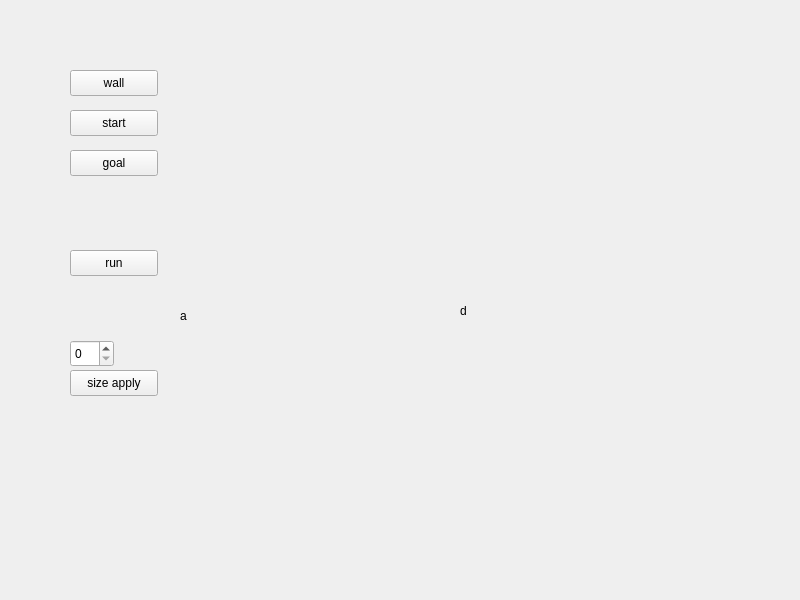
<?xml version="1.0" encoding="UTF-8"?>
<ui version="4.0">
 <class>MainWindow</class>
 <widget class="QMainWindow" name="MainWindow">
  <property name="geometry">
   <rect>
    <x>0</x>
    <y>0</y>
    <width>800</width>
    <height>600</height>
   </rect>
  </property>
  <property name="windowTitle">
   <string>MainWindow</string>
  </property>
  <widget class="QWidget" name="centralwidget">
   <widget class="QPushButton" name="btn_wall">
    <property name="geometry">
     <rect>
      <x>70</x>
      <y>70</y>
      <width>88</width>
      <height>26</height>
     </rect>
    </property>
    <property name="text">
     <string>wall</string>
    </property>
   </widget>
   <widget class="QPushButton" name="btn_start">
    <property name="geometry">
     <rect>
      <x>70</x>
      <y>110</y>
      <width>88</width>
      <height>26</height>
     </rect>
    </property>
    <property name="text">
     <string>start</string>
    </property>
   </widget>
   <widget class="QPushButton" name="btn_goal">
    <property name="geometry">
     <rect>
      <x>70</x>
      <y>150</y>
      <width>88</width>
      <height>26</height>
     </rect>
    </property>
    <property name="text">
     <string>goal</string>
    </property>
   </widget>
   <widget class="QPushButton" name="btn_run">
    <property name="geometry">
     <rect>
      <x>70</x>
      <y>250</y>
      <width>88</width>
      <height>26</height>
     </rect>
    </property>
    <property name="text">
     <string>run</string>
    </property>
   </widget>
   <widget class="map_widget" name="map_area2" native="true">
    <property name="geometry">
     <rect>
      <x>480</x>
      <y>70</y>
      <width>281</width>
      <height>191</height>
     </rect>
    </property>
   </widget>
   <widget class="QLabel" name="lbl_astar">
    <property name="geometry">
     <rect>
      <x>180</x>
      <y>270</y>
      <width>281</width>
      <height>91</height>
     </rect>
    </property>
    <property name="text">
     <string>a</string>
    </property>
   </widget>
   <widget class="QLabel" name="lbl_dijk">
    <property name="geometry">
     <rect>
      <x>460</x>
      <y>270</y>
      <width>301</width>
      <height>81</height>
     </rect>
    </property>
    <property name="text">
     <string>d</string>
    </property>
   </widget>
   <widget class="map_widget" name="map_area" native="true">
    <property name="geometry">
     <rect>
      <x>180</x>
      <y>70</y>
      <width>281</width>
      <height>191</height>
     </rect>
    </property>
   </widget>
   <widget class="QSpinBox" name="spin_size">
    <property name="geometry">
     <rect>
      <x>70</x>
      <y>340</y>
      <width>44</width>
      <height>27</height>
     </rect>
    </property>
   </widget>
   <widget class="QPushButton" name="btn_apply">
    <property name="geometry">
     <rect>
      <x>70</x>
      <y>370</y>
      <width>88</width>
      <height>26</height>
     </rect>
    </property>
    <property name="text">
     <string>size apply</string>
    </property>
   </widget>
  </widget>
 </widget>
 <customwidgets>
  <customwidget>
   <class>map_widget</class>
   <extends>QWidget</extends>
   <header location="global">mainwindow.h</header>
   <container>1</container>
  </customwidget>
 </customwidgets>
 <resources/>
 <connections/>
</ui>
